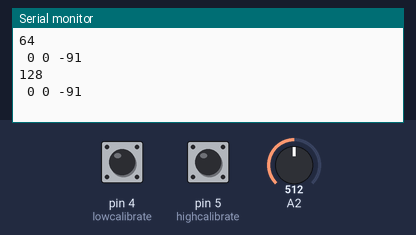
The sketch below on a simulated Arduino Uno, built with avr-gcc and run on an emulated ATmega328P. Parts: the last lines printed to the serial monitor. Inputs (shaded band) come from the test bench; at power-on: A2 = 512, pin 4 (lowcalibrate) HIGH, pin 5 (highcalibrate) HIGH.

Above: at 1.2 s.
1.3 s: A2 set to 716
At 2.3 s:
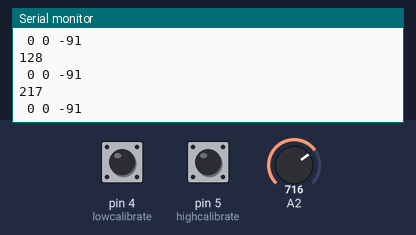
2.8 s: pin 4 (lowcalibrate) pulled LOW for 0.5 s
At 3.9 s:
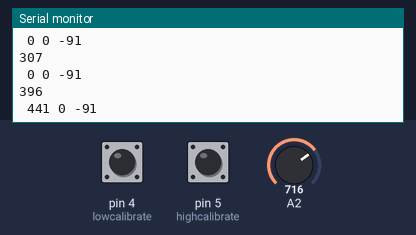
4.8 s: pin 5 (highcalibrate) pulled LOW for 0.5 s
At 5.5 s:
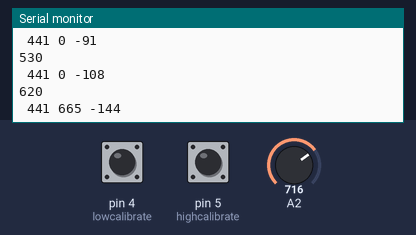
6.8 s: pin 4 (lowcalibrate) pulled LOW for 1 s
At 7.9 s:
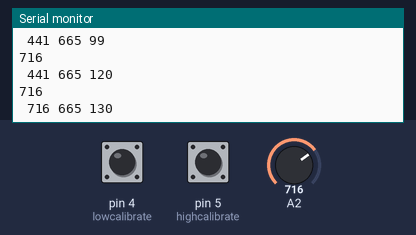
11.5 s: pin 5 (highcalibrate) pulled LOW for 1 s
At 12.7 s:
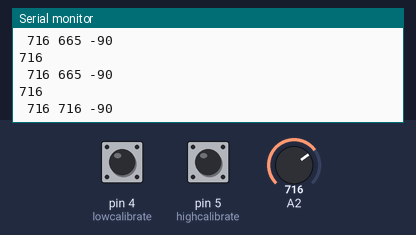
14.0 s: A2 set to 900
At 15.2 s:
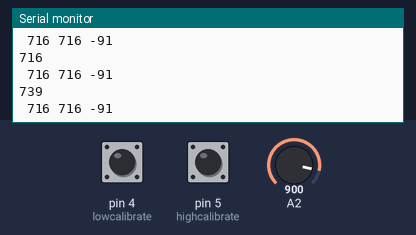
Timing chart, 0 to 16.5 s (numbered marks = the images above; inputs shaded):
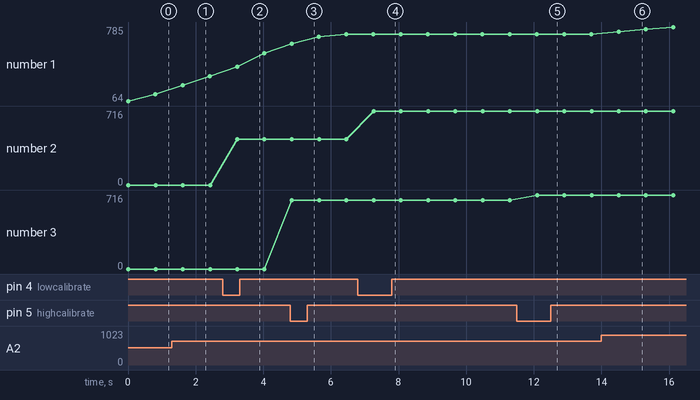

The sketch:

ADXL33555555.ino
```cpp
#include <SoftwareSerial.h>
String inputString = ""; // a string to hold incoming data
SoftwareSerial mySerial(8,9);

#define lowcalibrate 4
#define highcalibrate 5
#define pressed LOW
const unsigned int X_AXIS_PIN = 2;
//const unsigned int Y_AXIS_PIN = 1;
//const unsigned int Z_AXIS_PIN = 0;
const unsigned int NUM_AXES = 1;
const unsigned int PINS[NUM_AXES] = { X_AXIS_PIN};
const unsigned int BUFFER_SIZE = 16;
const unsigned int BAUD_RATE = 9600;
int buffers[NUM_AXES][BUFFER_SIZE];
int buffer_pos[NUM_AXES] = { 0 };
int lowcali_temp,highcali_temp;
int angle;

void setup()
{
  pinMode(lowcalibrate,INPUT_PULLUP);
   pinMode(highcalibrate,INPUT_PULLUP);
   lowcali_temp=0;
   highcali_temp=0;
Serial.begin(9600);
mySerial.begin(9600);
}

int get_axis(const int axis)
{
buffers[axis][buffer_pos[axis]] = analogRead(PINS[axis]);
buffer_pos[axis] = (buffer_pos[axis] + 1) % BUFFER_SIZE;
long sum = 0;
for (unsigned int i = 0; i < BUFFER_SIZE; i++)
sum += buffers[axis][i]; return round(sum / BUFFER_SIZE);
}

int get_x()
{
  return get_axis(0);
}
bool isfullcollect()
{
  if(lowcali_temp!=0&&highcali_temp!=0)
  {
    return true;
  }
  return false;
}

void loop()
{
     if(angle<0){
      angle=-angle;
     }
     mySerial.println(angle);
    angle=map(get_x(),lowcali_temp,highcali_temp,-90,90);
  if(isfullcollect())
  {


  }
 // Serial.print(digitalRead(lowcalibrate));
  //Serial.print(digitalRead(highcalibrate));
Serial.println(get_x());
Serial.print(" ");
  if(digitalRead(lowcalibrate)==pressed)
  {
    lowcali_temp=get_x();
  }
   else if(digitalRead(highcalibrate)==pressed)
  {
    highcali_temp=get_x();
  }
  Serial.print(lowcali_temp);
  Serial.print(" ");
  Serial.print(highcali_temp);
  Serial.print(" ");
  Serial.println(angle);

  delay(800);
}
```

Measured:
- after the input at 1.3 s, the serial monitor: prints a new line after 0.31 s (image 1)
- after the input at 2.8 s, the serial monitor: prints a new line after 0.43 s (image 2)
- after the input at 4.8 s, the serial monitor: prints a new line at once (image 3)
- after the input at 6.8 s, the serial monitor: prints a new line after 0.46 s (image 4)
- after the input at 11.5 s, the serial monitor: prints a new line after 0.59 s (image 5)
- after the input at 14.0 s, the serial monitor: prints a new line after 0.51 s (image 6)
- plotted number 1: 128 → 307 after the input at 1.3 s, 307 → 530 after the input at 2.8 s, 530 → 716 after the input at 4.8 s, 716 → 785 after the input at 14.0 s
- plotted number 2: 0 → 441 after the input at 2.8 s
